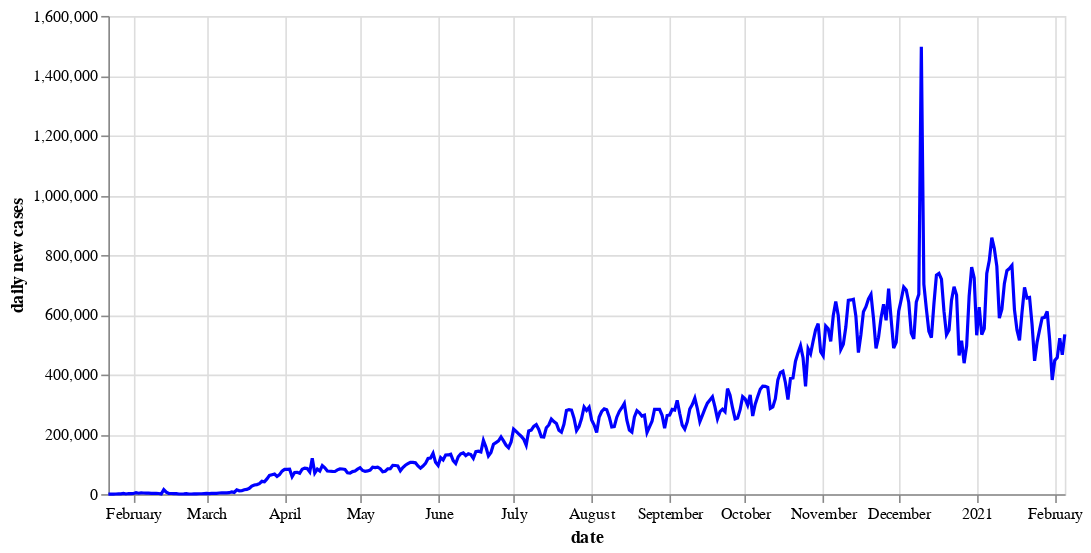

Write notebook code for a chart like this one.
### Code cell
#Plot Altair 3: Global time series chart for daily new cases (Im not using this at my webapp, only for example)

source = timeseries_final

base = alt.Chart(source).encode(x='date:T')

line=  base.mark_line(color='blue').encode(
    y='daily new cases:Q', tooltip=['yearmonthdate(date)','daily new cases']
).properties(width=600)

line

### Figure 1 — Vega-Lite specification as saved in the notebook (floating-point values rounded to 4 significant figures; data arrays with more than 128 entries replaced by an {"elided": "..."} marker saying what was removed)
{"config": {"view": {"continuousWidth": 400, "continuousHeight": 300}}, "data": {"name": "data-628fd3314359ab947ca5013a3d0afba4"}, "mark": {"type": "line", "color": "blue"}, "encoding": {"tooltip": [{"type": "temporal", "field": "date", "timeUnit": "yearmonthdate"}, {"type": "quantitative", "field": "daily new cases"}], "x": {"type": "temporal", "field": "date"}, "y": {"type": "quantitative", "field": "daily new cases"}}, "width": 600, "$schema": "https://vega.github.io/schema/vega-lite/v4.8.1.json", "datasets": {"data-628fd3314359ab947ca5013a3d0afba4": {"elided": "381 records"}}}
